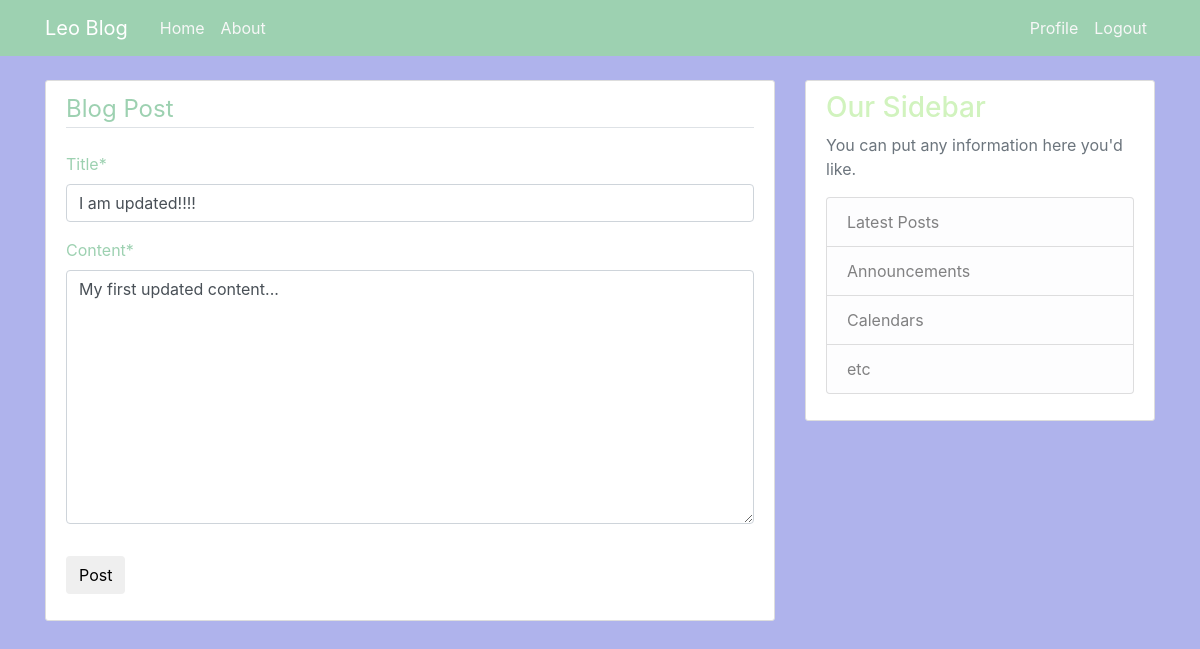
The page /post/1/1/update/ (signed in) on the database as committed earlier.
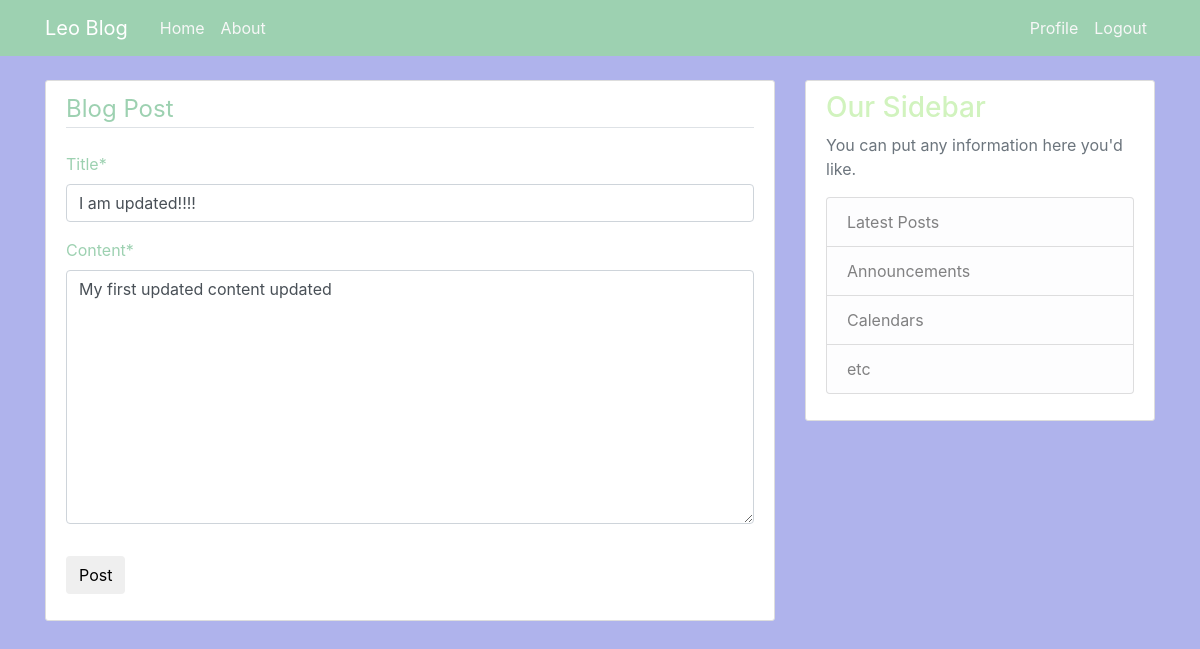
The same page on the database as committed later.
### blog/models.py (models this page shows, shortened)
class Post(models.Model):
    title = models.CharField(max_length=100)
    content = models.TextField()
    date_posted = models.DateTimeField(default=timezone.now)
    author = models.ForeignKey(User, on_delete=models.CASCADE)

### blog/views.py (the view)
# urls.py: path('post/<int:id>/<int:pk>/update/',views.postUpdate,name='post-update'),
def postUpdate(request,id,pk):
    post = get_object_or_404(Post,id = id,author = request.user,pk=pk,)
    postForm = PostForm(request.POST or None,request.FILES or None,instance=post,)
    if postForm.is_valid() :
        post = postForm.save(commit=False)
        post.author = request.user
        post.save()
        return redirect(reverse("blog:blog-home-post" , args=(post.id,)))
    context = {
        "post":postForm,   }
    return render(request,"blog/post_form.html",{"postForm":postForm})

### blog/forms.py
class PostForm(forms.ModelForm):
    class Meta:
        model = Post
        fields = ["title","content"]

### blog/templates/blog/post_form.html (shortened to what this page needs)
{% extends "blog/base.html" %}
{% load crispy_forms_tags %}
{% block content %}
    <div class = 'content-section'>
        <form method = 'POST'>
            <fieldset class='form-group'>
                <legend class = 'border-bottom mb-4'>Blog Post</legend>
                {{ postForm|crispy }}
            </fieldset>
            <div class = 'form-group'>
                <button class="btn btn-otline-info" type="submit">Post</button>
            </div>
        </form>
    </div>
{% endblock content %}

Rows that differ between the two databases and show on the page:
changed Post "I am updated!!!!": content "My first updated content..." → "My first updated content updated"
